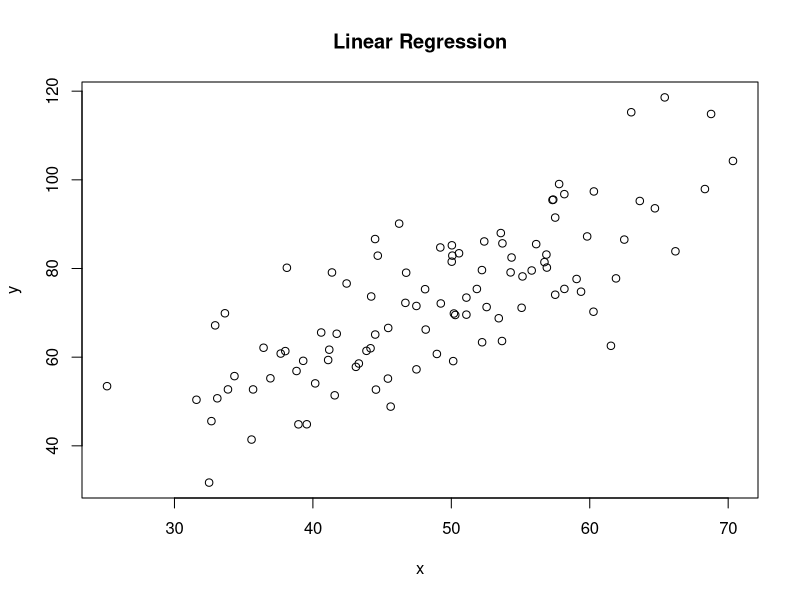
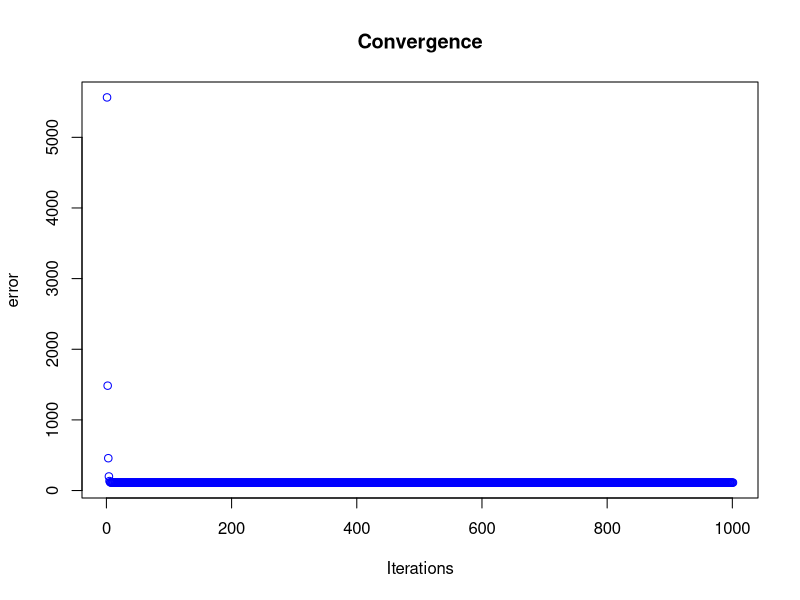

Here is the R script that generated these plots, in order:
# y = mx + b
# m is slope, b is y-intercept
error = function(b,m,points) {
  totalError = 0
  for(i in 1:nrow(points)) {
    x = points[i,1]
    y = points[i,2]
    totalError = totalError + (y - (m * x + b)) ^ 2
  }
  totalError / nrow(points)
}

gradient = function(points, b_current, m_current) {
  b_gradient = 0
  m_gradient = 0
  N = nrow(points)
  for (i in 1:nrow(points)) {
    x = points[i, 1]
    y = points[i, 2]
    b_gradient = b_gradient - (2/N) * (y - ((m_current * x) + b_current))
    m_gradient = m_gradient - (2/N) * x * (y - ((m_current * x) + b_current))
  }
  c(b_gradient, m_gradient)
}

gradient_descent = function(points, learningRate, iterations) {
  b_current = 0
  m_current = 0
  b_trace = 0
  m_trace = 0
  error_trace = error(b_current, m_current, points)
  for(iter in 1:iterations) {
    grad = gradient(points, b_current, m_current)
    b_current = b_current - (learningRate * grad[1])
    m_current = m_current - (learningRate * grad[2])
    
    error_current = error(b_current, m_current, points)
    b_trace = c(b_trace, b_current)
    m_trace = c(m_trace, m_current)
    error_trace = c(error_trace,error_current)
  }
  data.frame(intercept = b_trace, slope = m_trace, error = error_trace)
}

setwd("C:\\Users\\Thimma Reddy\\Documents\\GitHub\\datascience\\2016\\9-Regression")
data = read.table("regression1.tsv",sep="\t")
names(data) = c("x","y")
str(data)
dim(data)

plot(data$x,data$y,xlab="x",ylab="y",main="Linear Regression")
solution = gradient_descent(data, 0.0001, 1000)
solution[1:10,]
plot(1:1001,solution$error,col="blue",xlab="Iterations",ylab="error",main="Convergence")


